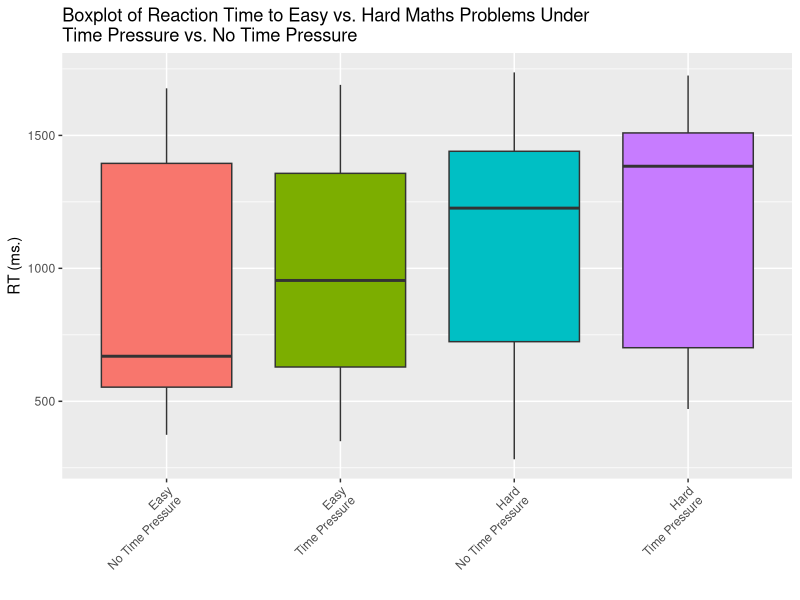
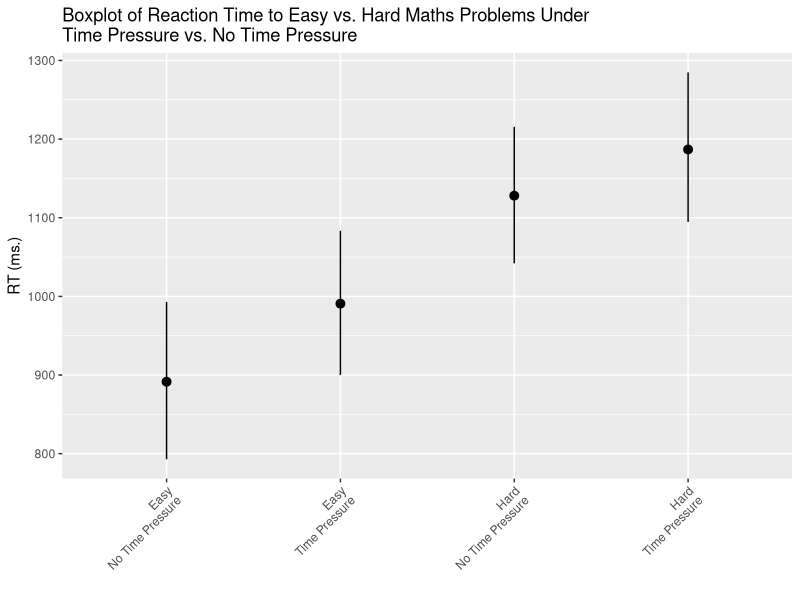
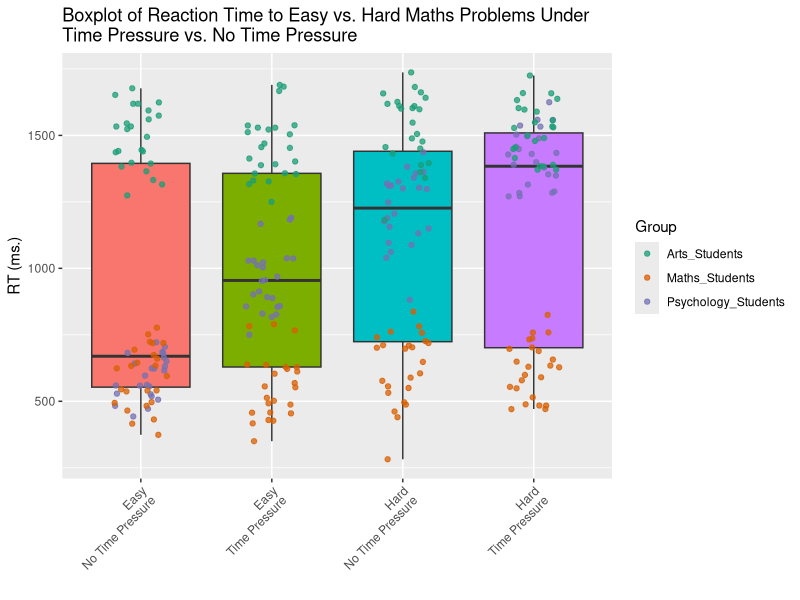
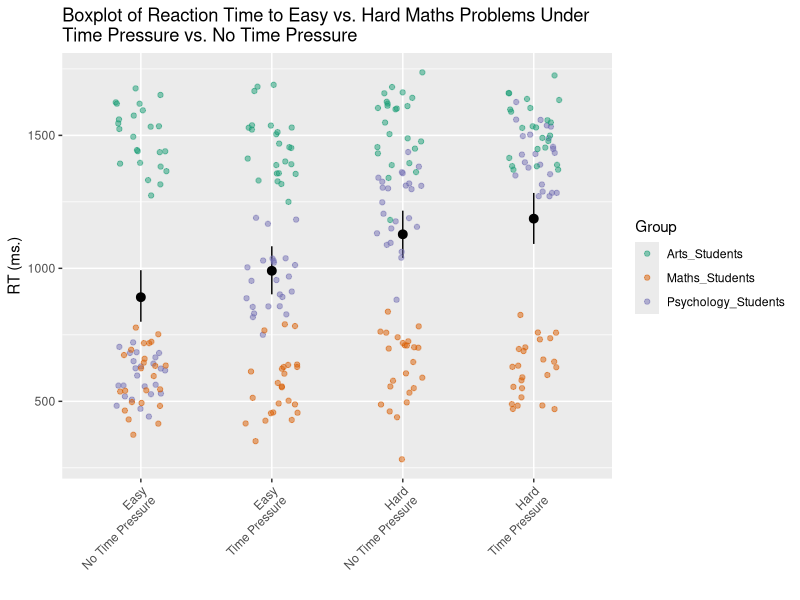
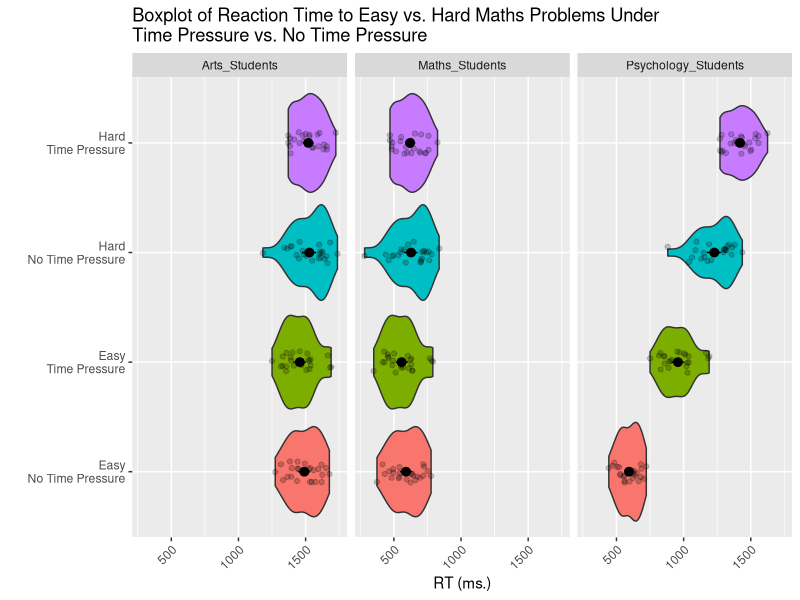
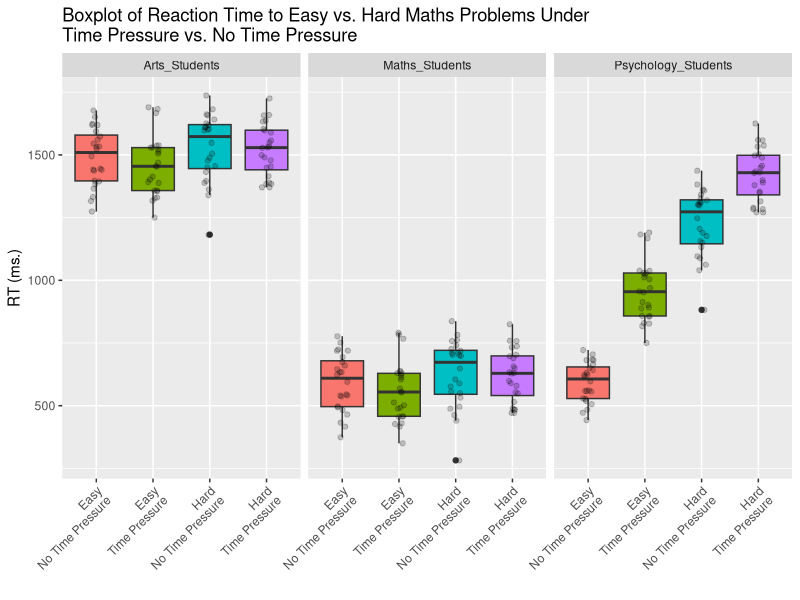
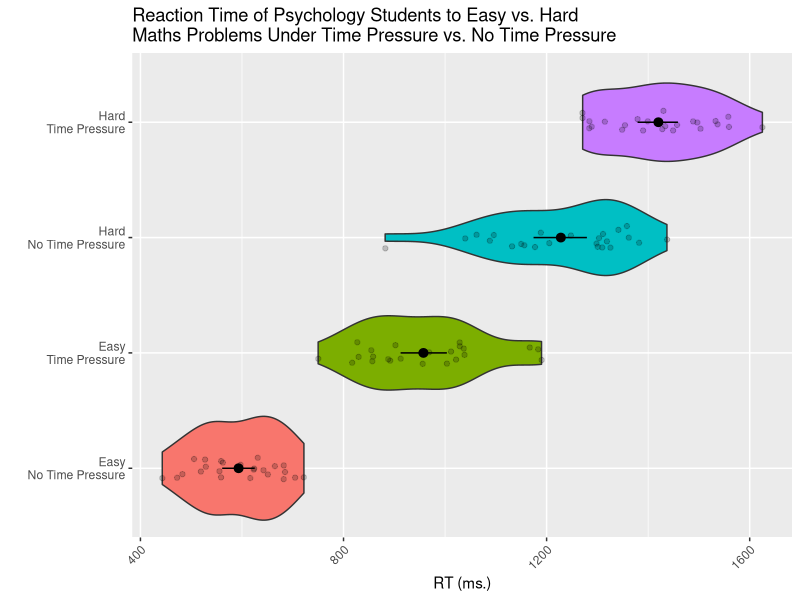

Recreate these plots in R, in order.
## ---- chunk 1
knitr::opts_chunk$set(echo = TRUE)
## ---- chunk 2
library(tidyverse)
library(afex)
library(emmeans)
## ---- chunk 3
my_data <- read_csv("ANOVA_lab2_data1.csv")
## ---- chunk 4
my_data
## ---- chunk 5
my_data <- my_data %>%
  mutate(Difficulty = factor(Difficulty)) %>%
  mutate(Time_Pressure = factor(Time_Pressure)) %>%
  mutate(Group = factor(Group))

my_data
## ---- chunk 6
ggplot(my_data, aes(x = Difficulty:Time_Pressure, y = RT, fill = Difficulty:Time_Pressure)) + 
  geom_boxplot() +
  guides(fill = FALSE) +
  theme(axis.text.x = element_text(angle = 45, hjust = 1)) + 
  scale_x_discrete(labels = c("Easy\nNo Time Pressure","Easy\nTime Pressure", "Hard\nNo Time Pressure", "Hard\nTime Pressure")) + 
  labs(title = "Boxplot of Reaction Time to Easy vs. Hard Maths Problems Under\nTime Pressure vs. No Time Pressure",
       x = "", 
       y = "RT (ms.)") 
## ---- chunk 7
ggplot(my_data, aes(x = Difficulty:Time_Pressure, y = RT, fill = Difficulty:Time_Pressure)) + 
  stat_summary(fun.data = mean_cl_boot) + 
  guides(fill = FALSE) +
  theme(axis.text.x = element_text(angle = 45, hjust = 1)) + 
  scale_x_discrete(labels = c("Easy\nNo Time Pressure","Easy\nTime Pressure","Hard\nNo Time Pressure", "Hard\nTime Pressure")) + 
  labs(title = "Boxplot of Reaction Time to Easy vs. Hard Maths Problems Under\nTime Pressure vs. No Time Pressure",
       x = "", 
       y = "RT (ms.)") 
## ---- chunk 8
ggplot(my_data, aes(x = Difficulty:Time_Pressure, y = RT, fill = Difficulty:Time_Pressure)) + 
  geom_boxplot() + 
  geom_jitter(aes(colour = Group), width = .2, alpha = .75) +
  guides(fill = FALSE) + scale_color_brewer(palette = "Dark2") +
  theme(axis.text.x = element_text(angle = 45, hjust = 1)) + 
  scale_x_discrete(labels = c("Easy\nNo Time Pressure","Easy\nTime Pressure","Hard\nNo Time Pressure", "Hard\nTime Pressure")) + 
  labs(title = "Boxplot of Reaction Time to Easy vs. Hard Maths Problems Under\nTime Pressure vs. No Time Pressure",
       x = "", 
       y = "RT (ms.)") 
## ---- chunk 9
ggplot(my_data, aes(x = Difficulty:Time_Pressure, y = RT, fill = Difficulty:Time_Pressure)) + 
  stat_summary(fun.data = mean_cl_boot) + 
  geom_jitter(aes(colour = Group), width = .2, alpha = .5) +
  guides(fill = FALSE) + 
  scale_color_brewer(palette = "Dark2") +
  theme(axis.text.x = element_text(angle = 45, hjust = 1)) + 
  scale_x_discrete(labels = c("Easy\nNo Time Pressure","Easy\nTime Pressure","Hard\nNo Time Pressure", "Hard\nTime Pressure")) + 
  labs(title = "Boxplot of Reaction Time to Easy vs. Hard Maths Problems Under\nTime Pressure vs. No Time Pressure",
       x = "", 
       y = "RT (ms.)")  
## ---- chunk 10
ggplot(my_data, aes(x = Difficulty:Time_Pressure, y = RT, fill = Difficulty:Time_Pressure)) + 
  facet_wrap(~ Group) +
  geom_violin() + 
  geom_jitter(width = .1, alpha = .2) + 
  stat_summary(fun.data = mean_cl_boot) + 
  guides(fill = FALSE) +
  theme(axis.text.x = element_text(angle = 45, hjust = 1)) + 
  scale_x_discrete(labels = c("Easy\nNo Time Pressure","Easy\nTime Pressure","Hard\nNo Time Pressure", "Hard\nTime Pressure")) + 
  labs(title = "Boxplot of Reaction Time to Easy vs. Hard Maths Problems Under\nTime Pressure vs. No Time Pressure",
       x = "", 
       y = "RT (ms.)") + 
  coord_flip() 
## ---- chunk 11
ggplot(my_data, aes(x = Difficulty:Time_Pressure, y = RT, fill = Difficulty:Time_Pressure)) + 
  facet_wrap(~ Group) +
  geom_boxplot() + 
  geom_jitter(width = .1, alpha = .2) + 
  guides(fill = FALSE) +
  theme(axis.text.x = element_text(angle = 45, hjust = 1)) + 
  scale_x_discrete(labels = c("Easy\nNo Time Pressure","Easy\nTime Pressure","Hard\nNo Time Pressure", "Hard\nTime Pressure")) + 
  labs(title = "Boxplot of Reaction Time to Easy vs. Hard Maths Problems Under\nTime Pressure vs. No Time Pressure",
       x = "", 
       y = "RT (ms.)") 
## ---- chunk 12
my_data %>% 
  group_by(Group, Difficulty, Time_Pressure) %>% 
  summarise(mean = mean(RT), sd = sd(RT))
## ---- chunk 13
model <- aov_4(RT ~ Difficulty * Time_Pressure * Group + (1 + Difficulty * Time_Pressure | Subject), data = my_data)
anova(model)
## ---- chunk 14
data_arts <- filter(my_data, Group == "Arts_Students")
data_maths <- filter(my_data, Group == "Maths_Students")
data_psych <- filter(my_data, Group == "Psychology_Students")
## ---- chunk 15
model_arts <- aov_4(RT ~ Difficulty * Time_Pressure + (1 + Difficulty * Time_Pressure | Subject), data = data_arts)
anova(model_arts)
## ---- chunk 16
model_maths <- aov_4(RT ~ Difficulty * Time_Pressure + (1 + Difficulty * Time_Pressure | Subject), data = data_maths)
anova(model_maths)
## ---- chunk 17
model_psych <- aov_4(RT ~ Difficulty * Time_Pressure + (1 + Difficulty * Time_Pressure | Subject), data = data_psych)
anova(model_psych)
## ---- chunk 18
emmeans(model_psych, pairwise ~ Difficulty * Time_Pressure, adjust = "Bonferroni")
## ---- chunk 19
ggplot(data_psych, aes(x = Difficulty:Time_Pressure, y = RT, fill = Difficulty:Time_Pressure)) + 
  geom_violin() + 
  geom_jitter(width = .1, alpha = .2) + 
  stat_summary(fun.data = mean_cl_boot) + 
  guides(fill = FALSE) +
  theme(axis.text.x = element_text(angle = 45, hjust = 1)) + 
  scale_x_discrete(labels = c("Easy\nNo Time Pressure","Easy\nTime Pressure","Hard\nNo Time Pressure", "Hard\nTime Pressure")) + 
  labs(title = "Reaction Time of Psychology Students to Easy vs. Hard\nMaths Problems Under Time Pressure vs. No Time Pressure",
       x = "", 
       y = "RT (ms.)") + 
  coord_flip() 
